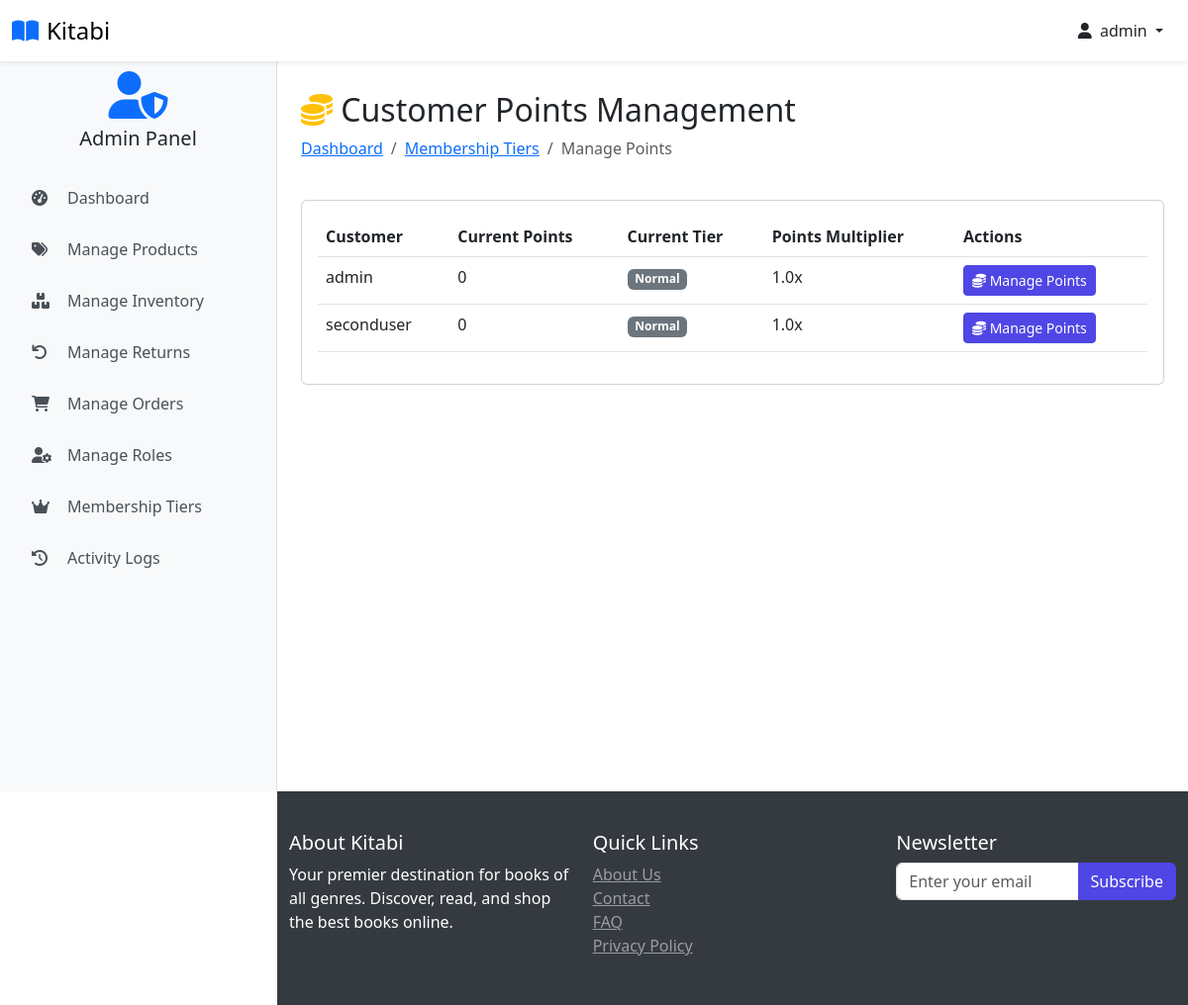
/customers/points (signed in), run on an earlier commit of the app's database.
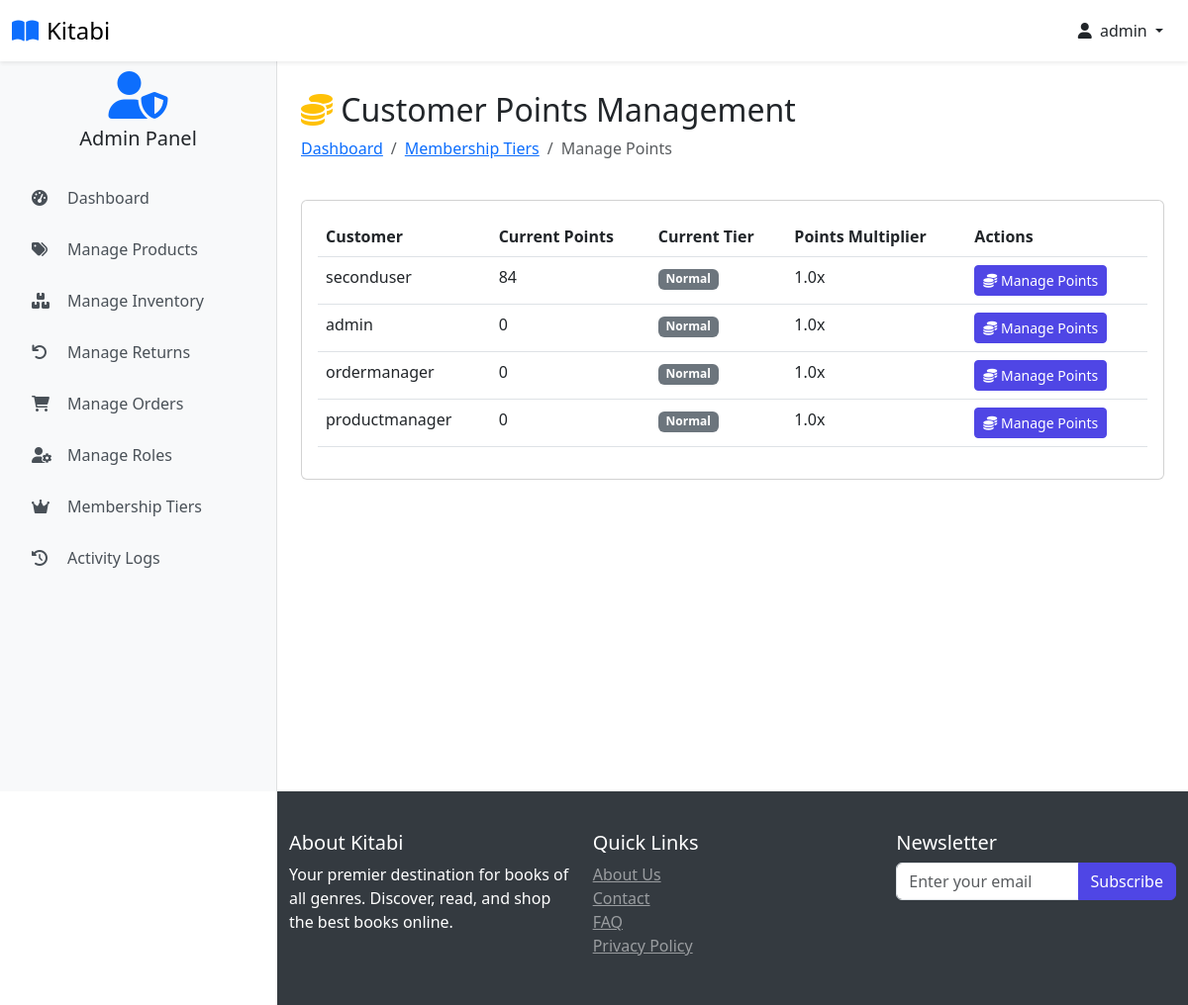
And on a later commit of the database.
### website/models.py (models this page shows, shortened)
class Customer(db.Model, UserMixin):
    id = db.Column(db.Integer, primary_key=True)
    full_name = db.Column(db.String(100), nullable=False)
    email = db.Column(db.String(100), unique=True, nullable=False)
    username = db.Column(db.String(100), unique=True, nullable=False)
    password_hash = db.Column(db.String(200), nullable=False)
    date_joined = db.Column(db.DateTime(), default=datetime.utcnow)
    is_admin_val = db.Column(db.Boolean, default=False)
    last_login = db.Column(db.DateTime)
    status = db.Column(db.String(20), default='active')
    membership_tier_id = db.Column(db.Integer, db.ForeignKey('membership_tier.id'), default=1)  # Default to Normal
    points = db.Column(db.Integer, default=0)
    membership_tier = db.relationship('MembershipTier', backref='customers')
    cart_items = db.relationship('Cart', back_populates='customer', lazy=True)
    orders = db.relationship('Order', back_populates='customer', lazy=True)
    activity_logs = db.relationship('ActivityLog', back_populates='user', lazy=True)
    returns = db.relationship('Return', foreign_keys='Return.customer_link', back_populates='customer', lazy=True)
    roles = db.relationship(
        'Role',
        secondary=user_roles,
        back_populates='users',
        lazy='dynamic'
    )
    @property
    def password(self):
        raise AttributeError('Password is not a readable Attribute')
    @property
    def is_admin(self):
        return self.is_admin_val or any(
            role.name in ['Super Admin', 'Product Manager', 'Order Manager']
            for role in self.roles
        )
    def has_permission(self, permission):
        if not self.roles:
            return False
        for role in self.roles:
            permissions = role.permissions or []
            if permission in permissions:
                return True
        return False

class MembershipTier(db.Model):
    id = db.Column(db.Integer, primary_key=True)
    name = db.Column(db.String(50), nullable=False)  # Normal, Premium, Gold
    discount_percentage = db.Column(db.Float, default=0)
    free_delivery_threshold = db.Column(db.Float, nullable=True)  # NULL for Gold (always free)
    early_access = db.Column(db.Boolean, default=False)
    priority_support = db.Column(db.Boolean, default=False)
    points_multiplier = db.Column(db.Float, default=1.0)
    created_at = db.Column(db.DateTime, default=datetime.utcnow)

### website/admin.py (the view)
@admin.route('/customers/points', methods=['GET'])
@login_required
@admin_required
@check_permission('manage_users')
@limiter.limit("50 per hour")
def manage_customer_points():
    customers = Customer.query.order_by(Customer.points.desc()).all()
    return render_template('customer_points_list.html', customers=customers)

### website/templates/customer_points_list.html (shortened to what this page needs)
{% extends 'base.html' %}
{% block body %}
<div class="container pt-2">
    <div class="row mb-4">
        <div class="col">
            <h2><i class="fas fa-coins text-warning"></i> Customer Points Management</h2>
            <nav aria-label="breadcrumb">
                <ol class="breadcrumb">
                    <li class="breadcrumb-item"><a href="{{ url_for('admin.admin_page') }}">Dashboard</a></li>
                    <li class="breadcrumb-item"><a href="{{ url_for('admin.membership_tiers') }}">Membership Tiers</a></li>
                    <li class="breadcrumb-item active">Manage Points</li>
                </ol>
            </nav>
        </div>
    </div>
    <div class="card">
        <div class="card-body">
            <div class="table-responsive">
                <table class="table table-hover">
                    <thead>
                        <tr>
                            <th>Customer</th>
                            <th>Current Points</th>
                            <th>Current Tier</th>
                            <th>Points Multiplier</th>
                            <th>Actions</th>
                        </tr>
                    </thead>
                    <tbody>
                        {% for customer in customers %}
                        <tr>
                            <td>{{ customer.username }}</td>
                            <td>{{ customer.points }}</td>
                            <td>
                                <span class="badge {% if customer.membership_tier.name == 'Gold' %}bg-warning{% elif customer.membership_tier.name == 'Premium' %}bg-info{% else %}bg-secondary{% endif %}">
                                    {{ customer.membership_tier.name }}
                                </span>
                            </td>
                            <td>{{ customer.membership_tier.points_multiplier }}x</td>
                            <td>
                                <a href="{{ url_for('admin.manage_customer_points_detail', customer_id=customer.id) }}"
                                   class="btn btn-sm btn-primary">
                                    <i class="fas fa-coins"></i> Manage Points
                                </a>
                            </td>
                        </tr>
                        {% endfor %}
                    </tbody>
                </table>
            </div>
        </div>
    </div>
</div>
{% endblock %}

### website/templates/base.html (shortened to what the changed rows need)
<!DOCTYPE html>
<html lang="en">
<head>
    <link rel="stylesheet" href="{{ url_for('static', filename='css/bootstrap.min.css') }}">
    <link rel="stylesheet" href="{{ url_for('static', filename='css/owl.carousel.min.css') }}">
    <link rel="stylesheet" href="{{ url_for('static', filename='css/style.css') }}">
    <link rel="stylesheet" href="https://cdnjs.cloudflare.com/ajax/libs/font-awesome/6.0.0/css/all.min.css">
</head>
<body class="{% if current_user.is_authenticated %}{% if current_user.is_admin %}admin-user{% else %}user{% endif %}{% else %}guest{% endif %}">
<nav class="navbar navbar-light bg-white fixed-top shadow-sm">
    <div class="container-fluid">
        <div class="d-flex align-items-center user-nav">
            {% if current_user.is_authenticated %}
                <div class="dropdown">
                    <button class="btn btn-link text-dark text-decoration-none dropdown-toggle" type="button" id="userDropdown" data-bs-toggle="dropdown" aria-expanded="false">
                        <i class="fas fa-user me-1"></i>
                        {{ current_user.username }}
                    </button>
                </div>
            {% else %}
                <a href="{{ url_for('auth.login') }}" class="btn btn-primary">
                    <i class="fas fa-sign-in-alt me-2"></i>Login
                </a>
            {% endif %}
        </div>
    </div>
</nav>
    <main class="main-content">
         <div class="container pt-2">
            {% block body %}{% endblock %}
        </div>
    </main>
</body>
</html>

What changed in the data, as far as the page shows it:
changed Customer "seconduser": points "0" → "84"; moves up the list
added Customer: username "ordermanager", points "0", membership_tier.name "Normal", membership_tier.points_multiplier "1.0"
added Customer: username "productmanager", points "0", membership_tier.name "Normal", membership_tier.points_multiplier "1.0"
